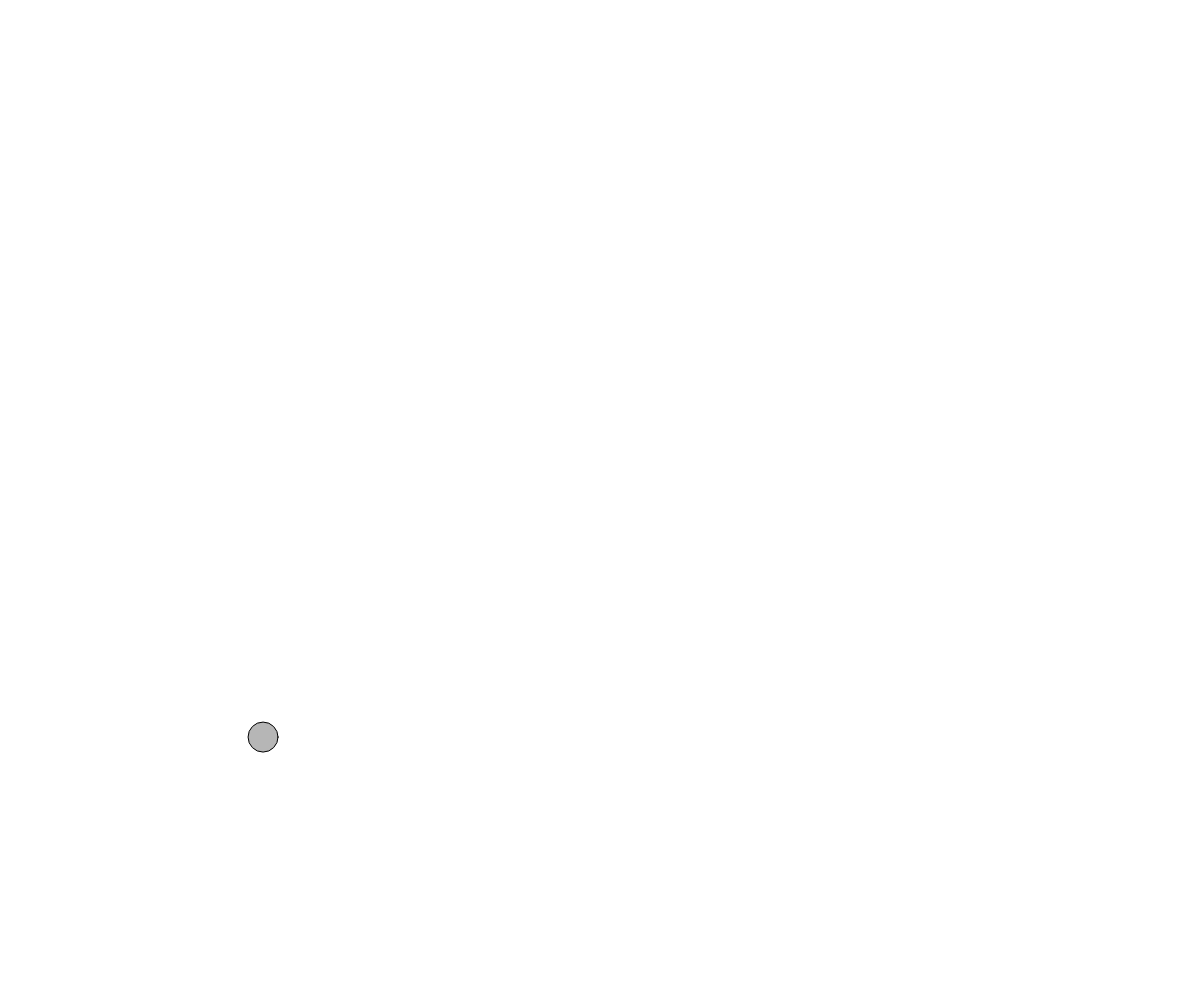
Frame 1 (no input)
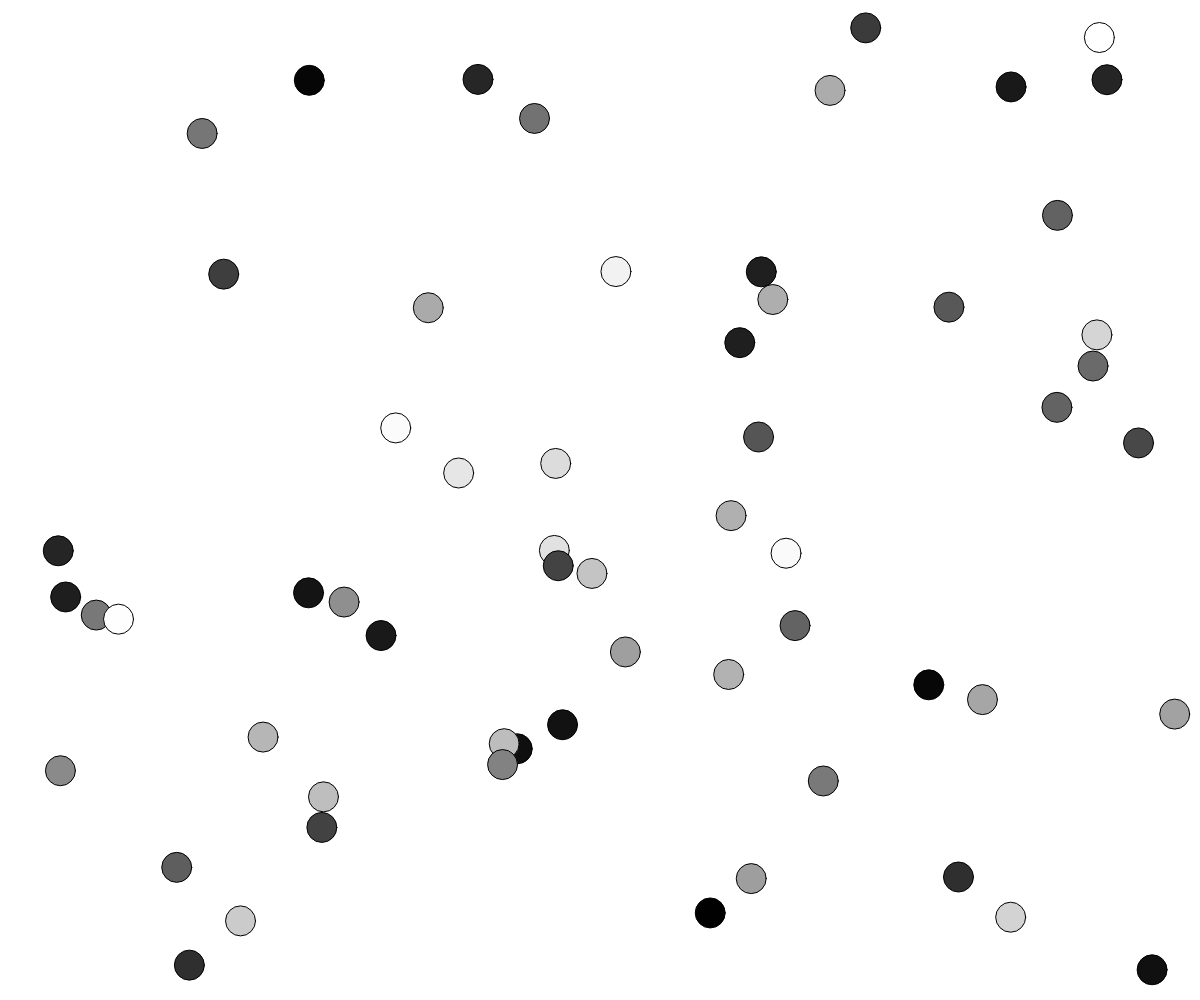
Frame 60 (no input)
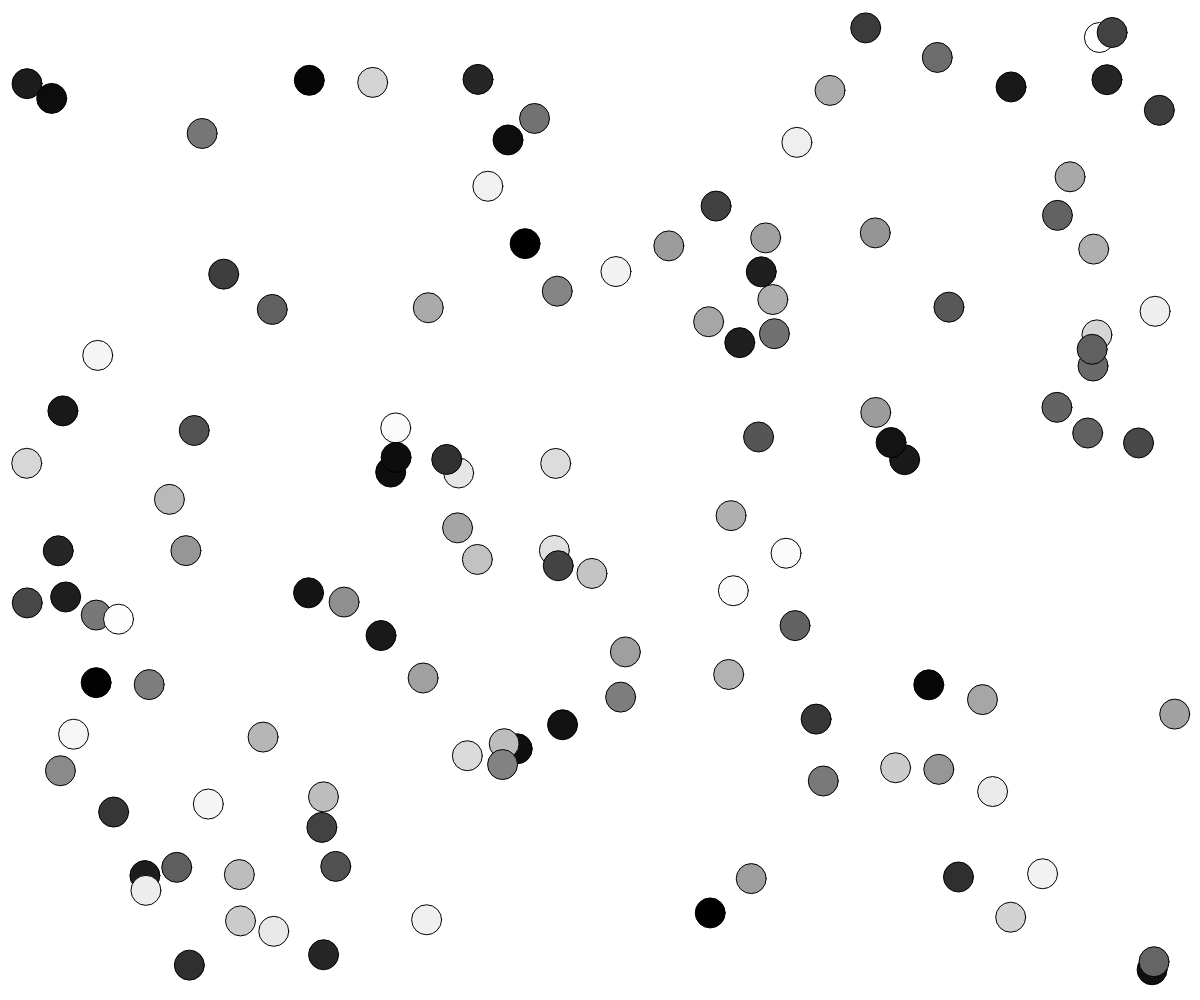
Frame 120 (the mouse pressed at the canvas centre since frame 60)

The p5.js sketch that drew these frames (run headless with seeded random() and noise() and a simulated clock; from frame 60 on, the mouse is pressed at the canvas centre):

// p5.js sketch
// ── sketch.js
var theCanvas;

function setup() {
  // create our canvas element so that it is the full size of the browser window
  theCanvas = createCanvas(windowWidth, windowHeight);
}

function draw() {
  fill(random(255));
  ellipse(random(25, width-25), random(25, height-25), 30, 30);
}

function windowResized() {
  theCanvas.size(windowWidth, windowHeight);

  // 'vanilla' JavaScript
  /*
  var canvasRef = document.querySelector('canvas');
  canvasRef.style.width = windowWidth + 'px';
  canvasRef.style.height = windowHeight + 'px';
  */
}
